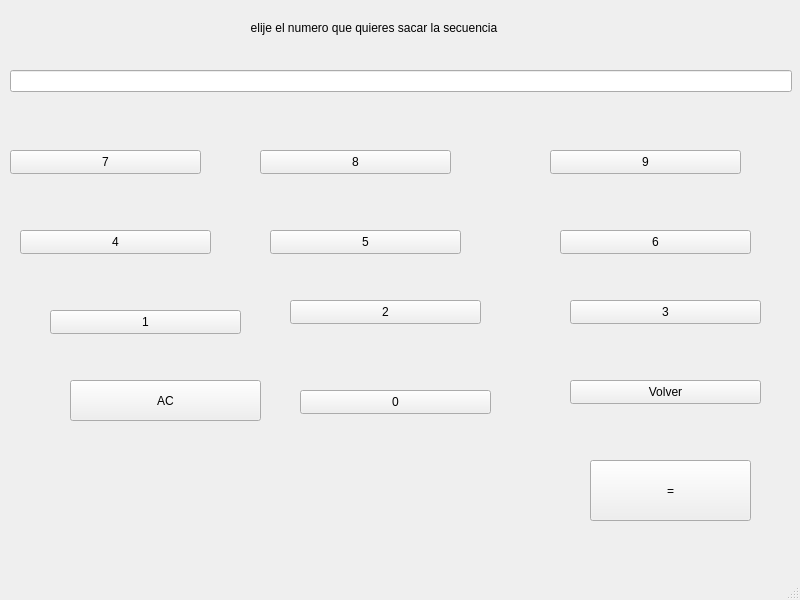
<?xml version="1.0" encoding="UTF-8"?>
<ui version="4.0">
 <class>MainWindow</class>
 <widget class="QMainWindow" name="MainWindow">
  <property name="geometry">
   <rect>
    <x>0</x>
    <y>0</y>
    <width>800</width>
    <height>600</height>
   </rect>
  </property>
  <property name="windowTitle">
   <string>MainWindow</string>
  </property>
  <widget class="QWidget" name="centralwidget">
   <widget class="QLineEdit" name="lineEdit">
    <property name="geometry">
     <rect>
      <x>10</x>
      <y>70</y>
      <width>782</width>
      <height>22</height>
     </rect>
    </property>
   </widget>
   <widget class="QPushButton" name="igual">
    <property name="geometry">
     <rect>
      <x>590</x>
      <y>460</y>
      <width>161</width>
      <height>61</height>
     </rect>
    </property>
    <property name="text">
     <string>=</string>
    </property>
   </widget>
   <widget class="QPushButton" name="ocho">
    <property name="geometry">
     <rect>
      <x>260</x>
      <y>150</y>
      <width>191</width>
      <height>24</height>
     </rect>
    </property>
    <property name="text">
     <string>8</string>
    </property>
   </widget>
   <widget class="QPushButton" name="seis">
    <property name="geometry">
     <rect>
      <x>560</x>
      <y>230</y>
      <width>191</width>
      <height>24</height>
     </rect>
    </property>
    <property name="text">
     <string>6</string>
    </property>
   </widget>
   <widget class="QPushButton" name="siete">
    <property name="geometry">
     <rect>
      <x>10</x>
      <y>150</y>
      <width>191</width>
      <height>24</height>
     </rect>
    </property>
    <property name="text">
     <string>7</string>
    </property>
   </widget>
   <widget class="QPushButton" name="tres">
    <property name="geometry">
     <rect>
      <x>570</x>
      <y>300</y>
      <width>191</width>
      <height>24</height>
     </rect>
    </property>
    <property name="text">
     <string>3</string>
    </property>
   </widget>
   <widget class="QPushButton" name="cinco">
    <property name="geometry">
     <rect>
      <x>270</x>
      <y>230</y>
      <width>191</width>
      <height>24</height>
     </rect>
    </property>
    <property name="text">
     <string>5</string>
    </property>
   </widget>
   <widget class="QPushButton" name="cuatro">
    <property name="geometry">
     <rect>
      <x>20</x>
      <y>230</y>
      <width>191</width>
      <height>24</height>
     </rect>
    </property>
    <property name="text">
     <string>4</string>
    </property>
   </widget>
   <widget class="QPushButton" name="AC">
    <property name="geometry">
     <rect>
      <x>70</x>
      <y>380</y>
      <width>191</width>
      <height>41</height>
     </rect>
    </property>
    <property name="text">
     <string>AC</string>
    </property>
   </widget>
   <widget class="QPushButton" name="dos">
    <property name="geometry">
     <rect>
      <x>290</x>
      <y>300</y>
      <width>191</width>
      <height>24</height>
     </rect>
    </property>
    <property name="text">
     <string>2</string>
    </property>
   </widget>
   <widget class="QPushButton" name="volver">
    <property name="geometry">
     <rect>
      <x>570</x>
      <y>380</y>
      <width>191</width>
      <height>24</height>
     </rect>
    </property>
    <property name="text">
     <string>Volver</string>
    </property>
   </widget>
   <widget class="QPushButton" name="nueve">
    <property name="geometry">
     <rect>
      <x>550</x>
      <y>150</y>
      <width>191</width>
      <height>24</height>
     </rect>
    </property>
    <property name="text">
     <string>9</string>
    </property>
   </widget>
   <widget class="QLabel" name="label">
    <property name="geometry">
     <rect>
      <x>180</x>
      <y>20</y>
      <width>388</width>
      <height>16</height>
     </rect>
    </property>
    <property name="sizePolicy">
     <sizepolicy hsizetype="Preferred" vsizetype="Fixed">
      <horstretch>0</horstretch>
      <verstretch>0</verstretch>
     </sizepolicy>
    </property>
    <property name="text">
     <string>elije el numero que quieres sacar la secuencia</string>
    </property>
    <property name="alignment">
     <set>Qt::AlignCenter</set>
    </property>
   </widget>
   <widget class="QPushButton" name="uno">
    <property name="geometry">
     <rect>
      <x>50</x>
      <y>310</y>
      <width>191</width>
      <height>24</height>
     </rect>
    </property>
    <property name="text">
     <string>1</string>
    </property>
   </widget>
   <widget class="QPushButton" name="cero">
    <property name="geometry">
     <rect>
      <x>300</x>
      <y>390</y>
      <width>191</width>
      <height>24</height>
     </rect>
    </property>
    <property name="text">
     <string>0</string>
    </property>
   </widget>
  </widget>
  <widget class="QMenuBar" name="menubar">
   <property name="geometry">
    <rect>
     <x>0</x>
     <y>0</y>
     <width>800</width>
     <height>22</height>
    </rect>
   </property>
  </widget>
  <widget class="QStatusBar" name="statusbar"/>
 </widget>
 <resources/>
 <connections/>
</ui>
